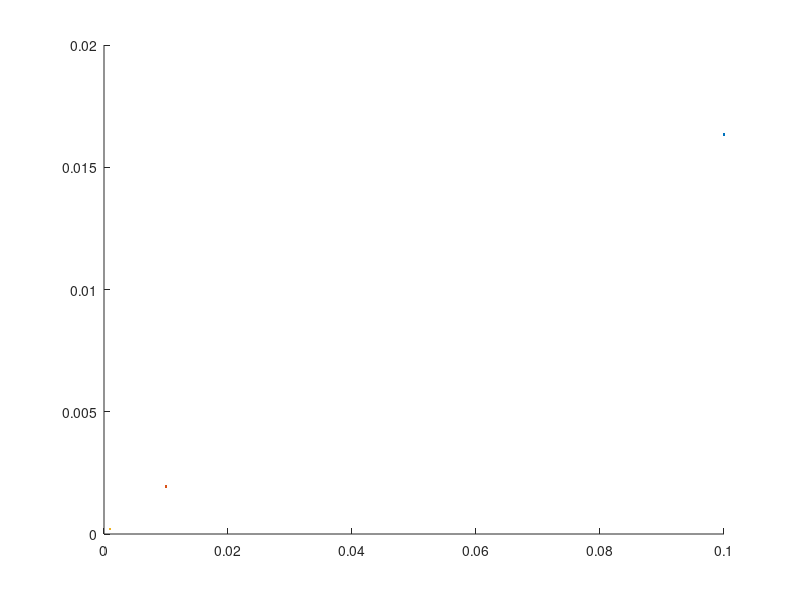
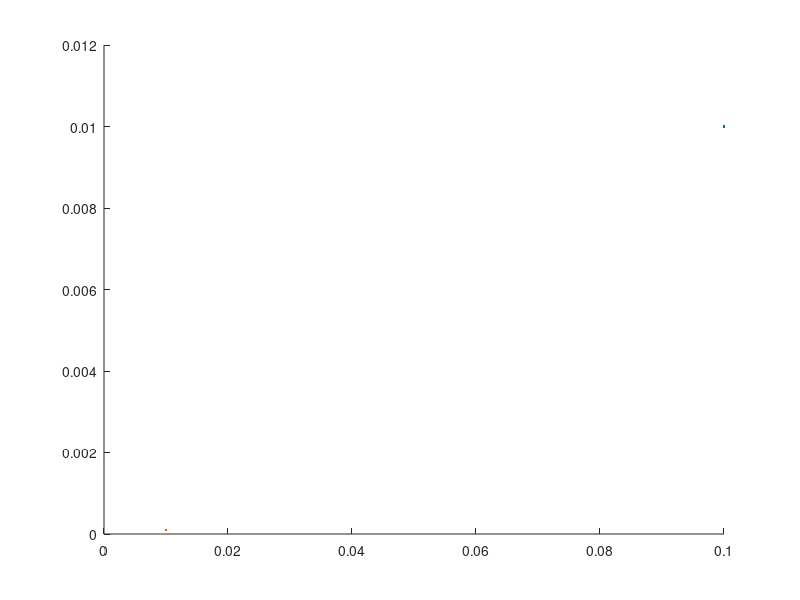

The MATLAB script that drew these images, in order: (Note: this script raises an error after producing the figures.)
m = 1; k = 2; v = 2; Tf = 10;
h = [0.1;0.01;0.001];
J = Tf./h;
u_posta = @(t) exp(-t).*(cos(t)+sin(t));

%Forward

a = m./h.^2 + v./h;
b = k-2*m./h.^2-v./h;
c = m./h.^2;

for i=1:length(h)
  A{i} = diag(ones(J(i)-1,1)*a(i))+diag(ones(J(i)-2,1)*b(i),-1)+diag(ones(J(i)-3,1)*c(i),-2);
  d{i} = zeros(J(i)-1,1);
  d{i}(1) = -c(i)+b(i)^2/(a(i)+c(i));
  d{i}(2) = b(i)*c(i)/(a(i)+c(i));
  u{i} = A{i}\d{i};
  t{i} = [0:h(i):Tf];
  hold on
  u{i} = [1;1;u{i}];
  E{i} = max(abs(u_posta(t{i})'-u{i}));
  plot(h(i),E{i})
  %plot(t{i},u{i},'color','r')
  hold off
end



%Centradas
figure(2)
a1 = m./h.^2 + v./(2*h);
b1 = k-2*m./h.^2;
c1 = m./h.^2 - v./(2*h);

for i=1:length(h)
  A{i} = diag(ones(J(i)-1,1)*a1(i))+diag(ones(J(i)-2,1)*b1(i),-1)+diag(ones(J(i)-3,1)*c1(i),-2);
  d1{i} = zeros(J(i)-1,1);
  d1{i}(1) = -c1(i)+b1(i)^2/(a1(i)+c1(i));
  d1{i}(2) = b1(i)*c1(i)/(a1(i)+c1(i));
  u1{i} = A{i}\d1{i};
  t{i} = [0:h(i):Tf];
  hold on
  u1{i} = [-b1(i)/(a1(i)+c1(i));-b1(i)/(a1(i)+c1(i));u1{i}];
  %plot(t{i},u1{i},'color','b')
  E1{i} = max(abs(u_posta(t{i})'-u1{i}));
  plot(h(i),E1{i})
  hold off
end